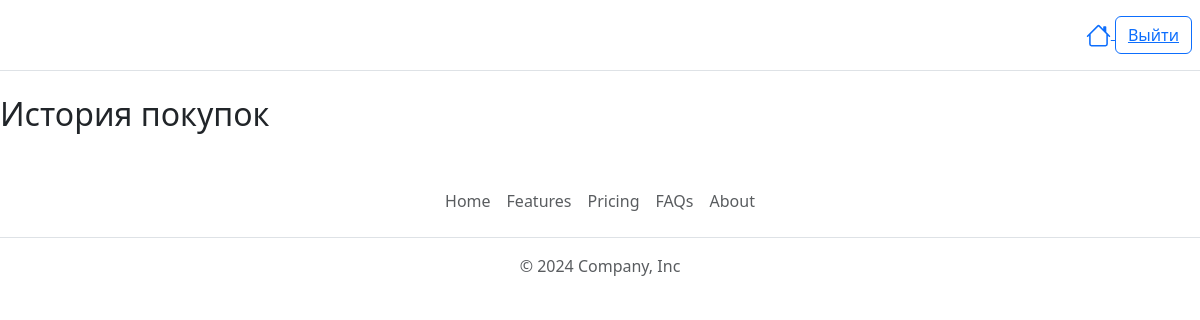
The page /history/ (signed in) on the database as committed earlier.
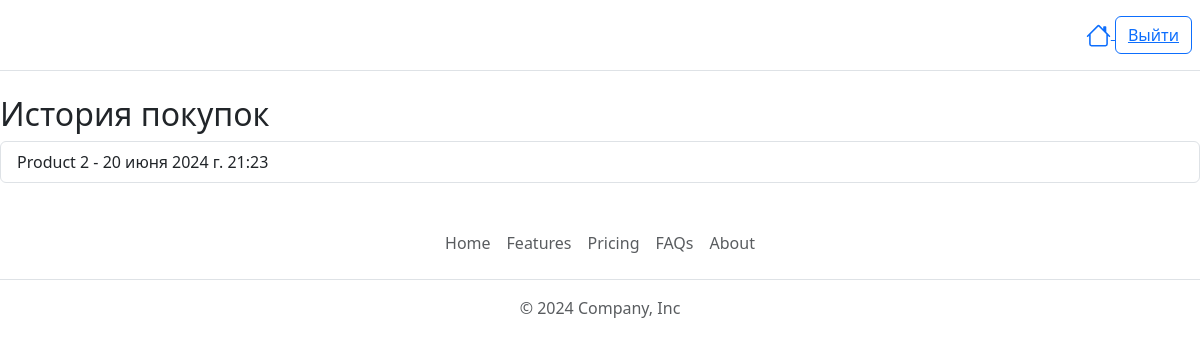
The same page on the database as committed later.
### magnit/models.py (models this page shows, shortened)
class PurchaseHistory(models.Model):
    user = models.ForeignKey(CustomUser, on_delete=models.CASCADE)
    product = models.ForeignKey(Product, on_delete=models.CASCADE)
    purchase_date = models.DateTimeField(auto_now_add=True)

class Product(models.Model):
    name = models.CharField(max_length=255)
    price = models.DecimalField(max_digits=10, decimal_places=2)
    promotions = models.BooleanField(default=False)
    special_offers = models.BooleanField(default=False)

### magnit/views.py (the view)
# urls.py: path('history/', views.history_view, name='history_view'),
def history_view(request):
    user = request.user
    purchase_history = PurchaseHistory.objects.filter(user=user)
    context = {
        'user': user,
        'purchase_history': purchase_history,}
    return render(request, 'history.html', {'purchase_history': purchase_history})

### magnit/templates/history.html (shortened to what this page needs)
<!DOCTYPE html>
<html lang="en">
<head>
    <link rel="stylesheet" href="bootstrap-5.3.3-dist/css/bootstrap.css">
    <link href="https://cdn.jsdelivr.net/npm/bootstrap@5.3.3/dist/css/bootstrap.min.css" rel="stylesheet">
</head>
<body>
    <header class="d-flex flex-wrap align-items-center justify-content-center justify-content-md-between py-3 mb-4 border-bottom">
        <div class="col-md-3 mb-2 mb-md-0">
          <a href="/" class="d-inline-flex link-body-emphasis text-decoration-none">
            <svg class="bi" width="40" height="32" role="img" aria-label="Bootstrap"><use xlink:href="#bootstrap"></use></svg>
          </a>
        </div>
        <div class="col-md-3 text-end">
            <a href="{% url 'main_view' %}">
            </a>
          <button type="button" class="btn btn-outline-primary me-2"><a href="{% url 'logout' %}" onclick="return confirm('Вы действительно хотите выйти?');">Выйти</a></button>
        </div>
      </header>
      <h2>История покупок</h2>
      <ul class="list-group">
          {% for history in purchase_history %}
          <li class="list-group-item">{{ history.product.name }} - {{ history.purchase_date }}</li>
          {% endfor %}
      </ul>
      <footer class="py-3 my-4">
        <ul class="nav justify-content-center border-bottom pb-3 mb-3">
          <li class="nav-item"><a href="https://www.youtube.com/watch?v=dQw4w9WgXcQ" class="nav-link px-2 text-body-secondary">Home</a></li>
          <li class="nav-item"><a href="https://www.youtube.com/watch?v=dQw4w9WgXcQ" class="nav-link px-2 text-body-secondary">Features</a></li>
          <li class="nav-item"><a href="https://www.youtube.com/watch?v=dQw4w9WgXcQ" class="nav-link px-2 text-body-secondary">Pricing</a></li>
          <li class="nav-item"><a href="https://www.youtube.com/watch?v=dQw4w9WgXcQ" class="nav-link px-2 text-body-secondary">FAQs</a></li>
          <li class="nav-item"><a href="https://www.youtube.com/watch?v=dQw4w9WgXcQ" class="nav-link px-2 text-body-secondary">About</a></li>
        </ul>
        <p class="text-center text-body-secondary">© 2024 Company, Inc</p>
      </footer>
</body>
</html>

Rows that differ between the two databases and show on the page:
added PurchaseHistory: product.name "Product 2", purchase_date "20 июня 2024 г. 21:23"
